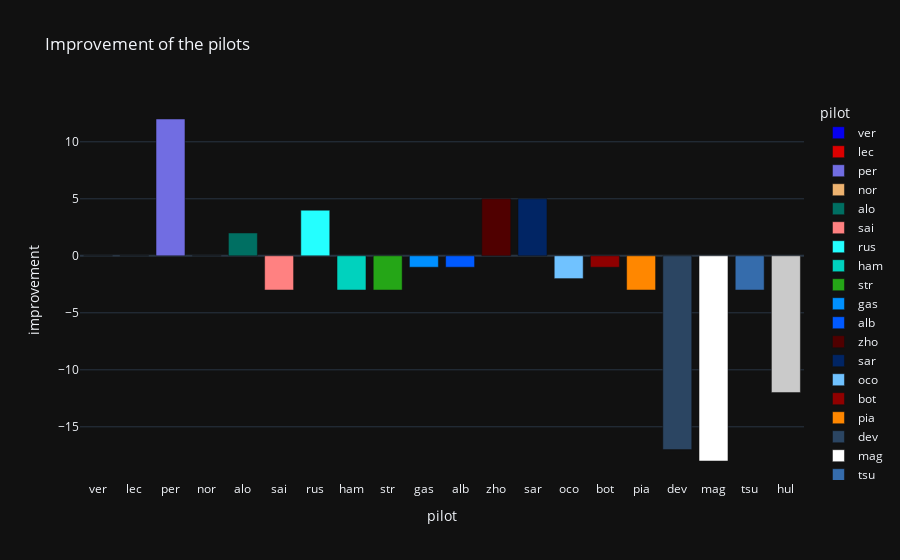

The notebook cell this image was saved under:
### Code cell
# px.scatter(last_gp, x="pilot", y="improvement", title="Improvement of the pilots", marginal_y="histogram", template="plotly_dark")
px.bar(last_gp, x="pilot", y="improvement", title="Improvement of the pilots", color="pilot", color_discrete_map=colors["pilot"], template="plotly_dark")
# invert the y axis

### Figure 1 — Plotly figure (JSON) as saved in the notebook; plotly's stock layout.template omitted (floating-point values rounded to 4 significant figures)
{"data": [{"alignmentgroup": "True", "hovertemplate": "pilot=%{x}<br>improvement=%{y}<extra></extra>", "legendgroup": "ver", "marker": {"color": "#0600ef", "pattern": {"shape": ""}}, "name": "ver", "offsetgroup": "ver", "orientation": "v", "showlegend": true, "textposition": "auto", "type": "bar", "x": ["ver"], "xaxis": "x", "y": [0], "yaxis": "y"}, {"alignmentgroup": "True", "hovertemplate": "pilot=%{x}<br>improvement=%{y}<extra></extra>", "legendgroup": "lec", "marker": {"color": "#dc0000", "pattern": {"shape": ""}}, "name": "lec", "offsetgroup": "lec", "orientation": "v", "showlegend": true, "textposition": "auto", "type": "bar", "x": ["lec"], "xaxis": "x", "y": [0], "yaxis": "y"}, {"alignmentgroup": "True", "hovertemplate": "pilot=%{x}<br>improvement=%{y}<extra></extra>", "legendgroup": "per", "marker": {"color": "#716de2", "pattern": {"shape": ""}}, "name": "per", "offsetgroup": "per", "orientation": "v", "showlegend": true, "textposition": "auto", "type": "bar", "x": ["per"], "xaxis": "x", "y": [12], "yaxis": "y"}, {"alignmentgroup": "True", "hovertemplate": "pilot=%{x}<br>improvement=%{y}<extra></extra>", "legendgroup": "nor", "marker": {"color": "#eeb370", "pattern": {"shape": ""}}, "name": "nor", "offsetgroup": "nor", "orientation": "v", "showlegend": true, "textposition": "auto", "type": "bar", "x": ["nor"], "xaxis": "x", "y": [0], "yaxis": "y"}, {"alignmentgroup": "True", "hovertemplate": "pilot=%{x}<br>improvement=%{y}<extra></extra>", "legendgroup": "alo", "marker": {"color": "#006f62", "pattern": {"shape": ""}}, "name": "alo", "offsetgroup": "alo", "orientation": "v", "showlegend": true, "textposition": "auto", "type": "bar", "x": ["alo"], "xaxis": "x", "y": [2], "yaxis": "y"}, {"alignmentgroup": "True", "hovertemplate": "pilot=%{x}<br>improvement=%{y}<extra></extra>", "legendgroup": "sai", "marker": {"color": "#ff8181", "pattern": {"shape": ""}}, "name": "sai", "offsetgroup": "sai", "orientation": "v", "showlegend": true, "textposition": "auto", "type": "bar", "x": ["sai"], "xaxis": "x", "y": [-3], "yaxis": "y"}, {"alignmentgroup": "True", "hovertemplate": "pilot=%{x}<br>improvement=%{y}<extra></extra>", "legendgroup": "rus", "marker": {"color": "#24ffff", "pattern": {"shape": ""}}, "name": "rus", "offsetgroup": "rus", "orientation": "v", "showlegend": true, "textposition": "auto", "type": "bar", "x": ["rus"], "xaxis": "x", "y": [4], "yaxis": "y"}, {"alignmentgroup": "True", "hovertemplate": "pilot=%{x}<br>improvement=%{y}<extra></extra>", "legendgroup": "ham", "marker": {"color": "#00d2be", "pattern": {"shape": ""}}, "name": "ham", "offsetgroup": "ham", "orientation": "v", "showlegend": true, "textposition": "auto", "type": "bar", "x": ["ham"], "xaxis": "x", "y": [-3], "yaxis": "y"}, {"alignmentgroup": "True", "hovertemplate": "pilot=%{x}<br>improvement=%{y}<extra></extra>", "legendgroup": "str", "marker": {"color": "#25a617", "pattern": {"shape": ""}}, "name": "str", "offsetgroup": "str", "orientation": "v", "showlegend": true, "textposition": "auto", "type": "bar", "x": ["str"], "xaxis": "x", "y": [-3], "yaxis": "y"}, {"alignmentgroup": "True", "hovertemplate": "pilot=%{x}<br>improvement=%{y}<extra></extra>", "legendgroup": "gas", "marker": {"color": "#0090ff", "pattern": {"shape": ""}}, "name": "gas", "offsetgroup": "gas", "orientation": "v", "showlegend": true, "textposition": "auto", "type": "bar", "x": ["gas"], "xaxis": "x", "y": [-1], "yaxis": "y"}, {"alignmentgroup": "True", "hovertemplate": "pilot=%{x}<br>improvement=%{y}<extra></extra>", "legendgroup": "alb", "marker": {"color": "#005aff", "pattern": {"shape": ""}}, "name": "alb", "offsetgroup": "alb", "orientation": "v", "showlegend": true, "textposition": "auto", "type": "bar", "x": ["alb"], "xaxis": "x", "y": [-1], "yaxis": "y"}, {"alignmentgroup": "True", "hovertemplate": "pilot=%{x}<br>improvement=%{y}<extra></extra>", "legendgroup": "zho", "marker": {"color": "#500000", "pattern": {"shape": ""}}, "name": "zho", "offsetgroup": "zho", "orientation": "v", "showlegend": true, "textposition": "auto", "type": "bar", "x": ["zho"], "xaxis": "x", "y": [5], "yaxis": "y"}, {"alignmentgroup": "True", "hovertemplate": "pilot=%{x}<br>improvement=%{y}<extra></extra>", "legendgroup": "sar", "marker": {"color": "#012564", "pattern": {"shape": ""}}, "name": "sar", "offsetgroup": "sar", "orientation": "v", "showlegend": true, "textposition": "auto", "type": "bar", "x": ["sar"], "xaxis": "x", "y": [5], "yaxis": "y"}, {"alignmentgroup": "True", "hovertemplate": "pilot=%{x}<br>improvement=%{y}<extra></extra>", "legendgroup": "oco", "marker": {"color": "#70c2ff", "pattern": {"shape": ""}}, "name": "oco", "offsetgroup": "oco", "orientation": "v", "showlegend": true, "textposition": "auto", "type": "bar", "x": ["oco"], "xaxis": "x", "y": [-2], "yaxis": "y"}, {"alignmentgroup": "True", "hovertemplate": "pilot=%{x}<br>improvement=%{y}<extra></extra>", "legendgroup": "bot", "marker": {"color": "#900000", "pattern": {"shape": ""}}, "name": "bot", "offsetgroup": "bot", "orientation": "v", "showlegend": true, "textposition": "auto", "type": "bar", "x": ["bot"], "xaxis": "x", "y": [-1], "yaxis": "y"}, {"alignmentgroup": "True", "hovertemplate": "pilot=%{x}<br>improvement=%{y}<extra></extra>", "legendgroup": "pia", "marker": {"color": "#ff8700", "pattern": {"shape": ""}}, "name": "pia", "offsetgroup": "pia", "orientation": "v", "showlegend": true, "textposition": "auto", "type": "bar", "x": ["pia"], "xaxis": "x", "y": [-3], "yaxis": "y"}, {"alignmentgroup": "True", "hovertemplate": "pilot=%{x}<br>improvement=%{y}<extra></extra>", "legendgroup": "dev", "marker": {"color": "#2b4562", "pattern": {"shape": ""}}, "name": "dev", "offsetgroup": "dev", "orientation": "v", "showlegend": true, "textposition": "auto", "type": "bar", "x": ["dev"], "xaxis": "x", "y": [-17], "yaxis": "y"}, {"alignmentgroup": "True", "hovertemplate": "pilot=%{x}<br>improvement=%{y}<extra></extra>", "legendgroup": "mag", "marker": {"color": "#ffffff", "pattern": {"shape": ""}}, "name": "mag", "offsetgroup": "mag", "orientation": "v", "showlegend": true, "textposition": "auto", "type": "bar", "x": ["mag"], "xaxis": "x", "y": [-18], "yaxis": "y"}, {"alignmentgroup": "True", "hovertemplate": "pilot=%{x}<br>improvement=%{y}<extra></extra>", "legendgroup": "tsu", "marker": {"color": "#356cac", "pattern": {"shape": ""}}, "name": "tsu", "offsetgroup": "tsu", "orientation": "v", "showlegend": true, "textposition": "auto", "type": "bar", "x": ["tsu"], "xaxis": "x", "y": [-3], "yaxis": "y"}, {"alignmentgroup": "True", "hovertemplate": "pilot=%{x}<br>improvement=%{y}<extra></extra>", "legendgroup": "hul", "marker": {"color": "#cacaca", "pattern": {"shape": ""}}, "name": "hul", "offsetgroup": "hul", "orientation": "v", "showlegend": true, "textposition": "auto", "type": "bar", "x": ["hul"], "xaxis": "x", "y": [-12], "yaxis": "y"}], "layout": {"barmode": "relative", "legend": {"title": {"text": "pilot"}, "tracegroupgap": 0}, "title": {"text": "Improvement of the pilots"}, "xaxis": {"anchor": "y", "categoryarray": ["ver", "lec", "per", "nor", "alo", "sai", "rus", "ham", "str", "gas", "alb", "zho", "sar", "oco", "bot", "pia", "dev", "mag", "tsu", "hul"], "categoryorder": "array", "domain": [0, 1], "title": {"text": "pilot"}}, "yaxis": {"anchor": "x", "domain": [0, 1], "title": {"text": "improvement"}}}}
